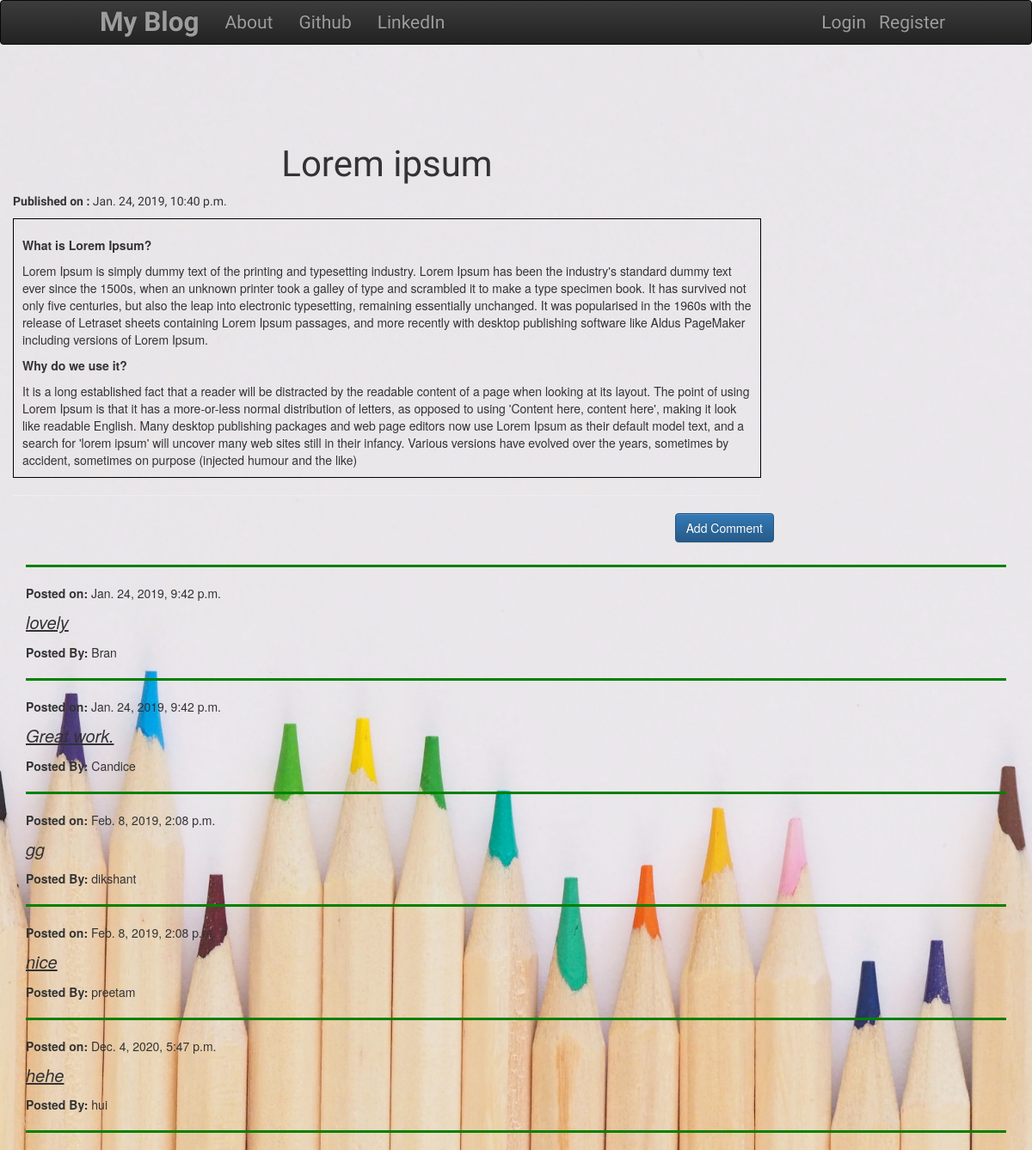
Page /post/7 on the committed database.
### blog/models.py (models this page shows, shortened)
class Post(models.Model):
    author = models.ForeignKey('auth.User',on_delete=models.CASCADE,)
    title = models.CharField(max_length=200)
    text = models.TextField()
    create_date = models.DateTimeField(default=timezone.now)
    published_date = models.DateTimeField(blank=True,null=True)

class Comment(models.Model):
    post = models.ForeignKey('blog.Post',related_name='comments',on_delete=models.CASCADE,)
    author = models.CharField(max_length=200)
    text = models.TextField()
    create_date = models.DateTimeField(default=timezone.now())
    approved_comment = models.BooleanField(default=False)

### blog/views.py (the view)
# urls.py: url(r'^post/(?P<pk>\d+)$',views.PostDetailView.as_view(),name='post_detail'),
class PostDetailView(DetailView):
    model = Post

### blog/templates/blog/post_detail.html (shortened to what this page needs)
{% extends "blog/base.html" %}
{% block content %}
    <br><br>
    <h1 class="posttitle loader"><br>{{ post.title }}</h1>
    {% if post.published_date %}
      <div class="date">
        <p class="pdate"><b>Published on :</b> {{ post.published_date }}</p>
      </div>
    {% else %}
      <a class="btn btn-default" href="{% url 'post_publish' pk=post.pk %}">
        <span class="glyphicon glyphicon-circle-arrow-up"> Publish </span>
      </a><br><br>
    {% endif %}
  <div class="boxed">
  <p class="postcontent">{{ post.text|safe|linebreaksbr }}</p>
  </div>
    <hr>
    <a class="btn btn-primary btn-comment" href="{% url 'add_comment_to_post' pk=post.pk %}">Add Comment</a><br><br>
    <div class="container">
      {% for comment in post.comments.all %}
      <hr class="solid">
        {% if user.is_authenticated %}
            <b>Posted on:</b> {{ comment.create_date }}
            <a class="btn btn-danger shift" href="{% url 'comment_remove' pk=comment.pk %}">
              <span class="glyphicon glyphicon-remove"></span>
            </a>
            <div class="big">
            <p>{{ comment.text|safe|linebreaks }}</p></div>
            <p><b>Posted By:</b> {{ comment.author }}</p>
        {% else %}
          <b>Posted on:</b> {{ comment.create_date }}
            <div class="big">
            <p>{{ comment.text|safe|linebreaks }}</p></div>
            <p><b>Posted By:</b> {{ comment.author }}</p>
          {% endif %}
      {% empty %}
        <p>No Comments!</p>
      {% endfor %}
      <hr class="solid">
    </div>
{% endblock %}

### blog/templates/blog/base.html (shortened to what this page needs)
<!DOCTYPE html>
{% load static %}
<html lang="en" dir="ltr">
  <head>
    <link rel="stylesheet" href="https://maxcdn.bootstrapcdn.com/bootstrap/3.3.7/css/bootstrap.min.css">
    <link rel="stylesheet" href="https://maxcdn.bootstrapcdn.com/bootstrap/3.3.7/css/bootstrap-theme.min.css">
    <link rel="stylesheet" href="//cdn.jsdelivr.net/npm/medium-editor@latest/dist/css/medium-editor.min.css" type="text/css" media="screen" charset="utf-8">
    <link rel="stylesheet" href="{% static 'css/blog.css' %}">
  </head>
  <body>
    <nav class="navbar navbar-inverse techfont custom-navbar">
      <div class="centerstage">
        <ul class="nav navbar-nav">
          <li><a class='navbar-brand bigbrand' href="{% url 'post_list' %}"><b>My Blog</b></a></li>
          <li><a href="{% url 'about'%}">About</a></li>
          <li><a href="https://www.github.com">Github</a></li>
          <li><a href="https://www.linkedin.com">LinkedIn</a></li>
        </ul>
        <ul class="nav navbar-nav navbar-right">
          {% if user.is_authenticated %}
          <li>
            <a href="{% url 'post_new' %}">New Post</a>
          </li>
          <li>
            <a href="{% url 'post_draft_list' %}">Drafts</a>
          </li>
          <li>
            <a href="{% url 'logout' %}">Log Out</a>
          </li>
          <li>
            <a>Welcome: {{user.username}}</a>
          </li>
            {% else %}
            <li><a class="nav navbar-right" href="{% url 'login' %}"> Login</a></li>
            <li><a href="{% url 'sign-up' %}">Register</a></li>
          {% endif %}
        </ul>
      </div>
    </nav>
    <div class="content">
      <div class="col-lg-9 col-md-6 col-xs-6 col-sm-6">
        <div>
          {% block content %}
          {% endblock %}
        </div>
      </div>
    </div>
  </body>
</html>

### blog/static/css/blog.css (style rules this page uses)
.techfont { font-family: 'Song Myung', serif; font-size: 1.5em; margin-bottom: 10px; }
.bigbrand { font-size: 1.5em; }
.centerstage { margin-left: 100px; margin-right: 100px; }
.posttitle { font-family: 'Baloo Thambi', cursive; font-size: 3em; text-align: center; }
.pdate { font-family: 'Song Myung', serif; font-size: 1em; }
.postcontent { font-family: 'Song Myung', serif; font-size: 1em; }
.btn-comment { position: absolute; right: 0px; }
.boxed { border: 1px solid black ; padding-top: 10px; padding-right: 10px; padding-left: 10px; padding-right: 10px; }
.solid { border-top: 3px solid green; }
.big { font-size: 20px; text-decoration: underline; font-style: italic; }
body { background: url(/static/img/pens.jpg) no-repeat center center fixed; background-size: cover; height: 100%; overflow: hidden; }

### rows in the picture
Post: title "Lorem ipsum", published_date "Jan. 24, 2019, 10:40 p.m.", text "What is Lorem Ipsum? Lorem Ipsum is simply dummy text of the printing and typesetting industry. Lorem Ipsum has been the industry's standard dummy text ever since the 1500s, when an unknown printer took a galley of type and scrambled it to make a type specimen book. It has survived not only five centuries, but also the leap into electronic typesetting, remaining essentially unchanged. It was popularised in the 1960s with the release of Letraset sheets containing Lorem Ipsum passages, and more recently with desktop publishing software like Aldus PageMaker including versions of Lorem Ipsum. Why do we use it? It is a long established fact that a reader will be distracted by the readable…"
Comment: create_date "Jan. 24, 2019, 9:42 p.m.", text "lovely", author "Bran"
Comment: create_date "Jan. 24, 2019, 9:42 p.m.", text "Great work.", author "Candice"
Comment: create_date "Feb. 8, 2019, 2:08 p.m.", text "gg", author "dikshant"
Comment: create_date "Feb. 8, 2019, 2:08 p.m.", text "nice", author "preetam"
Comment: create_date "Dec. 4, 2020, 5:47 p.m.", text "hehe", author "hui"
